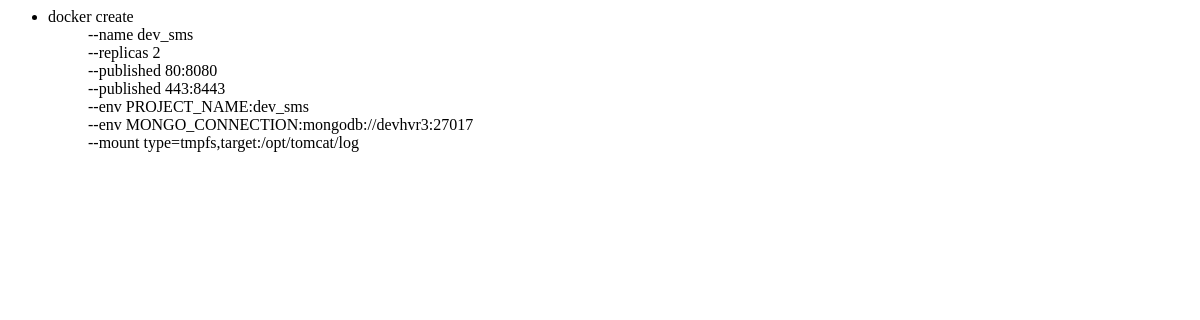
The app's page /api/, older data.
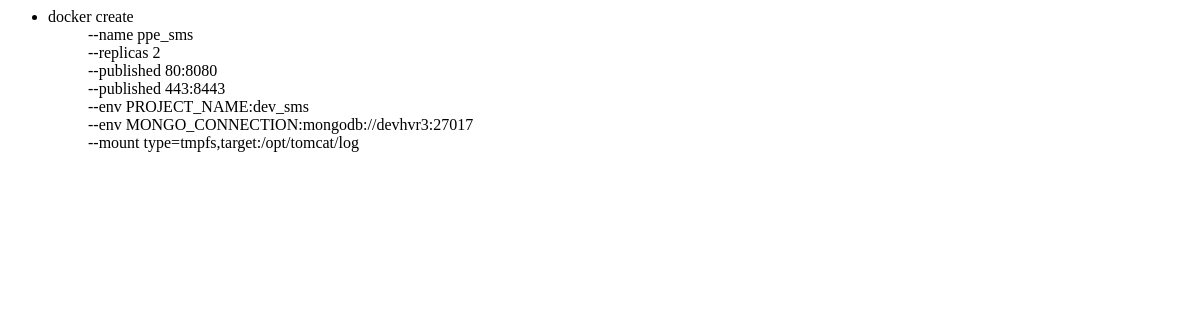
The same page, newer data.
### api/models.py (models this page shows, shortened)
class Service(models.Model):
    name = models.CharField(max_length=256)
    description = models.CharField(max_length=256, blank=True, null=True)
    image_name = models.CharField('Image', max_length=256)
    image_version = models.CharField('v.', max_length=64, default='latest')
    replicas = models.IntegerField('Replicas', default=1, blank=True, null=True)
    stack = models.ForeignKey(
        Stack, on_delete=models.CASCADE,
        related_name='services',
        null=True, blank=True)
    environment = models.ForeignKey(
        Environment, on_delete=models.CASCADE,
        related_name='services',
        null=True, blank=True)
    status = models.BooleanField(
        'Status',
        default="False",
        help_text="Is active")
    created_t = models.DateTimeField('Deployed', auto_now_add=True)
    class Meta:
        verbose_name_plural = "Services"

class Port(models.Model):
    name = models.CharField(max_length=256)
    description = models.CharField(max_length=256, blank=True, null=True)
    port_ext = models.IntegerField('Published port', unique=True)
    port_int = models.IntegerField('Internal port')
    service = models.ForeignKey(Service, on_delete=models.CASCADE,
                                related_name='ports')
    created_t = models.DateTimeField('Deployed', auto_now_add=True)
    class Meta:
        verbose_name_plural = "Ports"

class Variable(models.Model):
    name = models.CharField(max_length=256)
    value = models.CharField(max_length=256)
    description = models.CharField(max_length=256, blank=True, null=True)
    service = models.ForeignKey(Service, on_delete=models.CASCADE,
                                related_name='variables')
    created_t = models.DateTimeField('Deployed', auto_now_add=True)

class Volume(models.Model):
    name = models.CharField(max_length=256)
    volume = models.CharField(max_length=256)
    description = models.CharField(max_length=256, blank=True, null=True)
    service = models.ForeignKey(Service, on_delete=models.CASCADE,
                                related_name='volumes')
    created_t = models.DateTimeField('Deployed', auto_now_add=True)

### api/views.py (the view)
def index(request, format=None):
    service = Service.objects.get(pk=3)
    return render(request, 'service.html', { 'service':  service })

### api/templates/service.html
{% if service %}
	<ul>
		<li>docker create</li>
		<ul>--name {{ service.name }}</ul>
		<ul>--replicas {{ service.replicas }}</ul>
		{% for port in service.ports.all %}
		<ul>--published {{ port.port_ext }}:{{ port.port_int }}</ul>
		{% endfor %}
		{% for e in service.variables.all %}
		<ul>--env {{ e.name }}:{{ e.value }}</ul>
		{% endfor %}
		{% for v in service.volumes.all %}
		<ul>--mount type={{ v.name }},{{ v.volume }}</ul>
		{% endfor %}
	</ul>
{% else %}
	<p>No services found</p>
{% endif %}

Row changes from the older to the newer data that the page shows:
changed Service: name "dev_sms" → "ppe_sms"
